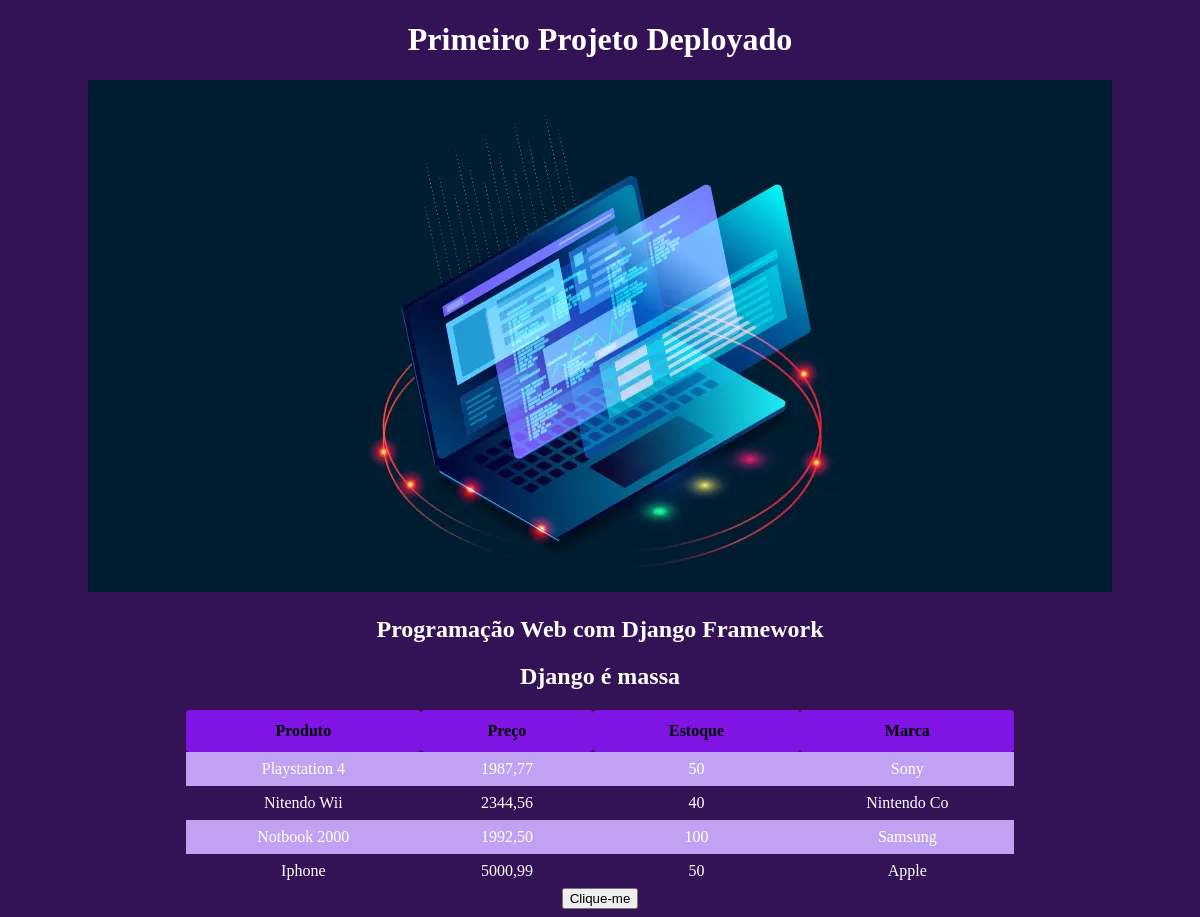
The page / on the database its author committed.
### produtos/models.py (models this page shows, shortened)
class Produto1(models.Model):
    nome = models.CharField('Nome', max_length=100)
    preco = models.DecimalField('Preço', decimal_places=2, max_digits = 9)
    estoque = models.IntegerField('Quantidade em Estoque')
    marca = models.CharField('Marca', max_length=100)

### produtos/views.py (the view)
# urls.py: path('', index, name='index'),
def index(request):
    produtos = Produto1.objects.all()
    context = {
        'curso': 'Programação Web com Django Framework',
        'outro': 'Django é massa',
        'produtos': produtos
    }
    return render (request, 'index.html', context)

### produtos/templates/index.html (shortened to what this page needs)
{% load static %}
<!DOCTYPE html>
<html lang="pt-br">
<head>
    <link rel="stylesheet" href="{% static 'css/estilo.css' %}">
</head>
    <center>
    <h1>Primeiro Projeto Deployado</h1>
    <img src="{% static 'images/django.png' %}"/>
    <h2>{{ curso }}</h2>
    <h2>{{ outro }}</h2>
    <table>
        <tr>
            <th>Produto</th>
            <th>Preço</th>
            <th>Estoque</th>
            <th>Marca</th>
        </tr>
        {% for produto in produtos %}
            <tr>
                <td><a href="{% url 'produto25' produto.id %}">{{ produto.nome }}</a></td>
                <td>{{produto.preco}}</td>
                <td>{{produto.estoque}}</td>
                <td>{{produto.marca}}</td>
            </tr>
        {% endfor %}
    </table>
    <button onclick="teste();">Clique-me</button>
    </center>
</body>
</html>

### produtos/static/css/estilo.css (style rules this page uses)
a { text-decoration: none; color: #ffffff; }
table { border-collapse: collapse; width: 70%; }
th, td { text-align: center; padding: 8px; }
tr:nth-child(even) { background-color:#c1a2f2; }
th { background-color: #8014e5; color: black; padding: 12px 20px; border: none; border-radius: 4px; cursor: pointer; }

### rows shown on the page
Produto1: nome "Playstation 4", preco "1987,77", estoque "50", marca "Sony"
Produto1: nome "Nitendo Wii", preco "2344,56", estoque "40", marca "Nintendo Co"
Produto1: nome "Notbook 2000", preco "1992,50", estoque "100", marca "Samsung"
Produto1: nome "Iphone", preco "5000,99", estoque "50", marca "Apple"

### other values the page prints
{{ curso }} "Programação Web com Django Framework"
{{ outro }} "Django é massa"
